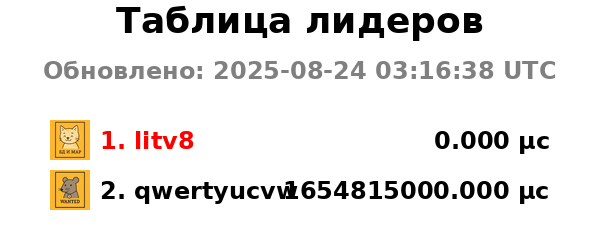

Write the Python code that produced this figure.
import sqlite3
import requests
from io import BytesIO
from datetime import datetime
from PIL import Image, ImageDraw, ImageFont

DB_FILE = "results.db"
OUTPUT_IMAGE = "leaderboard.png"

TITLE = "Таблица лидеров"
FONT_PATH = "/usr/share/fonts/truetype/dejavu/DejaVuSans-Bold.ttf"
FONT_SIZE_TITLE = 36
FONT_SIZE_TEXT = 24
TABLE_LIMIT = 10
GOLD_COLOR = (255, 215, 0)
AVATAR_SIZE = 40
DEFAULT_COLOR = (0, 0, 0)  # Черный цвет по умолчанию

# Ссылка на RAW файлы в GitHub
GITHUB_AVATAR_URL = "https://raw.githubusercontent.com/Qqqqqqqqqffh/g/main/avatars/"

def get_user_color(nickname):
    """Получает цвет пользователя из базы данных"""
    try:
        conn = sqlite3.connect(DB_FILE)
        cur = conn.cursor()
        cur.execute("SELECT color FROM user_prefs WHERE nickname = ?", (nickname,))
        result = cur.fetchone()
        conn.close()
        
        if result and result[0]:
            # Преобразуем HEX в RGB
            hex_color = result[0].lstrip('#')
            return tuple(int(hex_color[i:i+2], 16) for i in (0, 2, 4))
        return DEFAULT_COLOR
    except sqlite3.Error as e:
        print(f"⚠ Ошибка при получении цвета: {e}")
        return DEFAULT_COLOR

def get_leaderboard():
    conn = sqlite3.connect(DB_FILE)
    cur = conn.cursor()
    cur.execute("""
        SELECT nickname, MIN(exec_time) as best_time
        FROM results
        GROUP BY nickname
        ORDER BY best_time ASC
        LIMIT ?
    """, (TABLE_LIMIT,))
    rows = cur.fetchall()
    conn.close()
    return rows

def get_avatar(nickname):
    """Пытается скачать аватарку PNG или JPG. Возвращает Image или None."""
    for ext in ["png", "jpg", "jpeg"]:
        url = f"{GITHUB_AVATAR_URL}{nickname}.{ext}"
        try:
            r = requests.get(url, timeout=5)
            if r.status_code == 200:
                img = Image.open(BytesIO(r.content)).convert("RGBA")
                img = img.resize((AVATAR_SIZE, AVATAR_SIZE), Image.LANCZOS)
                return img
        except Exception:
            pass
    return None

def generate_image(leaderboard):
    width = 600
    row_height = AVATAR_SIZE + 10
    height = 150 + len(leaderboard) * row_height

    img = Image.new("RGB", (width, height), "white")
    draw = ImageDraw.Draw(img)

    font_title = ImageFont.truetype(FONT_PATH, FONT_SIZE_TITLE)
    font_text = ImageFont.truetype(FONT_PATH, FONT_SIZE_TEXT)

    # Заголовок
    draw.text((width // 2, 20), TITLE, font=font_title, fill="black", anchor="mm")

    # Время обновления
    now_str = datetime.utcnow().strftime('%Y-%m-%d %H:%M:%S UTC')
    draw.text((width // 2, 70), f"Обновлено: {now_str}", font=font_text, fill="gray", anchor="mm")

    y = 120
    for i, (nickname, best_time) in enumerate(leaderboard, start=1):
        microseconds = best_time * 1_000_000
        
        # Получаем цвет из базы данных
        color = get_user_color(nickname)

        # Загружаем аватарку
        avatar = get_avatar(nickname)
        x_offset = 50

        if avatar:
            img.paste(avatar, (x_offset, y), avatar)
            x_offset += AVATAR_SIZE + 10  # смещение для текста

        draw.text((x_offset, y + AVATAR_SIZE // 2), f"{i}. {nickname}", font=font_text, fill=color, anchor="lm")
        draw.text((width - 50, y + AVATAR_SIZE // 2), f"{microseconds:.3f} μс", font=font_text, fill="black", anchor="rm")

        y += row_height

    img.save(OUTPUT_IMAGE)
    print(f"✅ Картинка сохранена: {OUTPUT_IMAGE}")

if __name__ == "__main__":
    leaderboard = get_leaderboard()
    generate_image(leaderboard)
